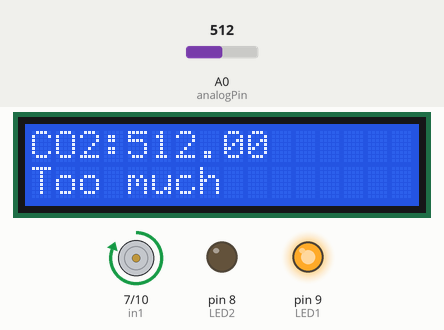
Recording of a sketch running on a simulated Arduino Uno, built with avr-gcc and run on an emulated ATmega328P. Parts: 16×2 character LCD, motor-driver pin pairs drawn as motors (green arrow = first pin HIGH = forward, orange = second pin HIGH = backward, longer = more drive, scaled by the enable pin), output pins drawn as LEDs (lit = HIGH). Inputs (shaded band) come from the test bench; at power-on: A0 (analogPin) = 512. What the sketch prints to the serial monitor is not drawn.

Above: at 2.2 s.
2.3 s: A0 (analogPin) set to 288
At 4.1 s:
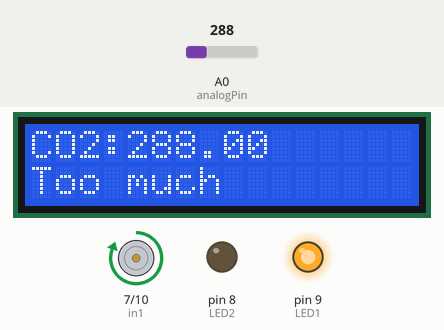
4.5 s: A0 (analogPin) set to 272
At 5.8 s:
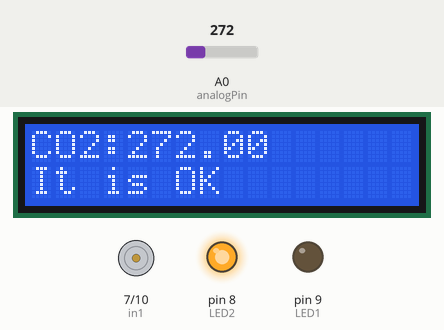
6.5 s: A0 (analogPin) set to 290
At 7.5 s:
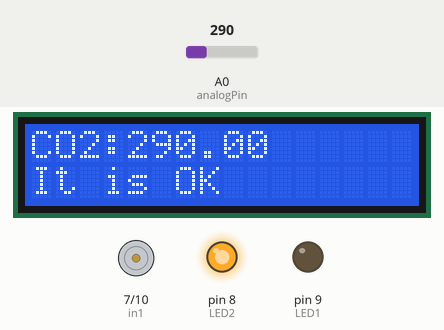
Timing chart, 0 to 9.5 s (numbered marks = the images above; inputs shaded):
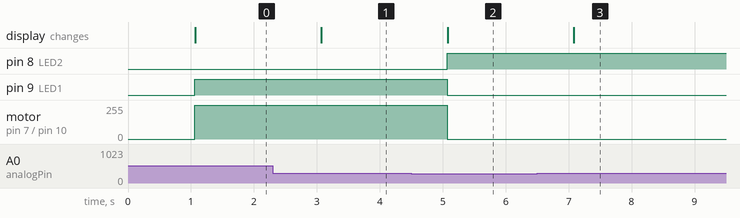

Measured:
- the behaviour switches between 280 and 279 on A0 (analogPin) (found by bisection; images 1 and 2)
- after the input at 2.3 s, the display: changes after 0.77 s (image 1)
- after the input at 4.5 s, pin 8 (LED2): LOW → HIGH after 0.57 s; pin 9 (LED1): HIGH → LOW after 0.57 s; motor on pin 7 (in1) / pin 10 (in2): forward 255/255 → stopped after 0.58 s; the display: changes after 0.58 s (image 2)
- after the input at 6.5 s, the display: changes after 0.58 s (image 3)

The sketch:

AutoFreshRoom.ino
```cpp
#define analogPin A0
#include <LiquidCrystal.h>

const int rs = 12, en = 11, d4 = 5, d5 = 4, d6 = 3, d7 = 2;
LiquidCrystal lcd(rs, en, d4, d5, d6, d7);

byte ena = 6;
byte in1 = 7;
byte in2 = 10;
bool n = 0;

const int LED1 = 9;
const int LED2 = 8;

float analogValue;

void setup() {
  Serial.begin(115200);

  pinMode( ena, OUTPUT );
  pinMode( in1, OUTPUT );
  pinMode( in2, OUTPUT );

  pinMode (LED1, OUTPUT);
  pinMode (LED2, OUTPUT);

  lcd.begin(16, 2);

  pinMode(analogPin, INPUT);
  delay(1000);
}

void loop() {
  // выставляем 100% мощность на моторе А - 255 из 255
  analogWrite( ena, 255 );
  analogValue = analogRead(analogPin);
  if (analogValue > 350 )
  {
    digitalWrite(LED1, HIGH);
    digitalWrite(LED2, LOW);
    lcd.setCursor(0, 1);
    lcd.print("Too much");
    if(n==0)
    {
      Serial.println("Provetrivanie ON");
      n=1;
    }
    digitalWrite( in1, HIGH );
    digitalWrite( in2, LOW );
  }
  if (analogValue < 280 )
  {
    digitalWrite(LED1, LOW);
    digitalWrite(LED2, HIGH);
    lcd.setCursor(0, 1);
    lcd.print("It is OK");
    if(n==1)
    {
      Serial.println("Provetrivanie OFF");
      n=0;
    }
    digitalWrite( in1, LOW );
    digitalWrite( in2, LOW );
  }
  lcd.setCursor(0, 0);
  lcd.print("CO2:");
  lcd.setCursor(4, 0);
  lcd.print(analogValue);
  delay(1000);


}
```
